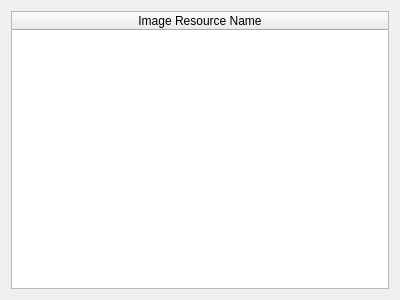
<?xml version="1.0" encoding="UTF-8"?>
<ui version="4.0">
 <class>ImageResourcesWizardPage</class>
 <widget class="QWizardPage" name="ImageResourcesWizardPage">
  <property name="geometry">
   <rect>
    <x>0</x>
    <y>0</y>
    <width>400</width>
    <height>300</height>
   </rect>
  </property>
  <property name="windowTitle">
   <string>WizardPage</string>
  </property>
  <property name="title">
   <string>Image Resources</string>
  </property>
  <property name="subTitle">
   <string>These named resources will be mapped to actual ImageIDs in FDT and can be used in the function block to control an Image widget.</string>
  </property>
  <layout class="QGridLayout" name="gridLayout">
   <item row="0" column="0">
    <widget class="QTableWidget" name="imageResourcesTable">
     <attribute name="horizontalHeaderStretchLastSection">
      <bool>true</bool>
     </attribute>
     <attribute name="verticalHeaderVisible">
      <bool>false</bool>
     </attribute>
     <column>
      <property name="text">
       <string>Image Resource Name</string>
      </property>
     </column>
    </widget>
   </item>
  </layout>
 </widget>
 <resources/>
 <connections/>
</ui>
